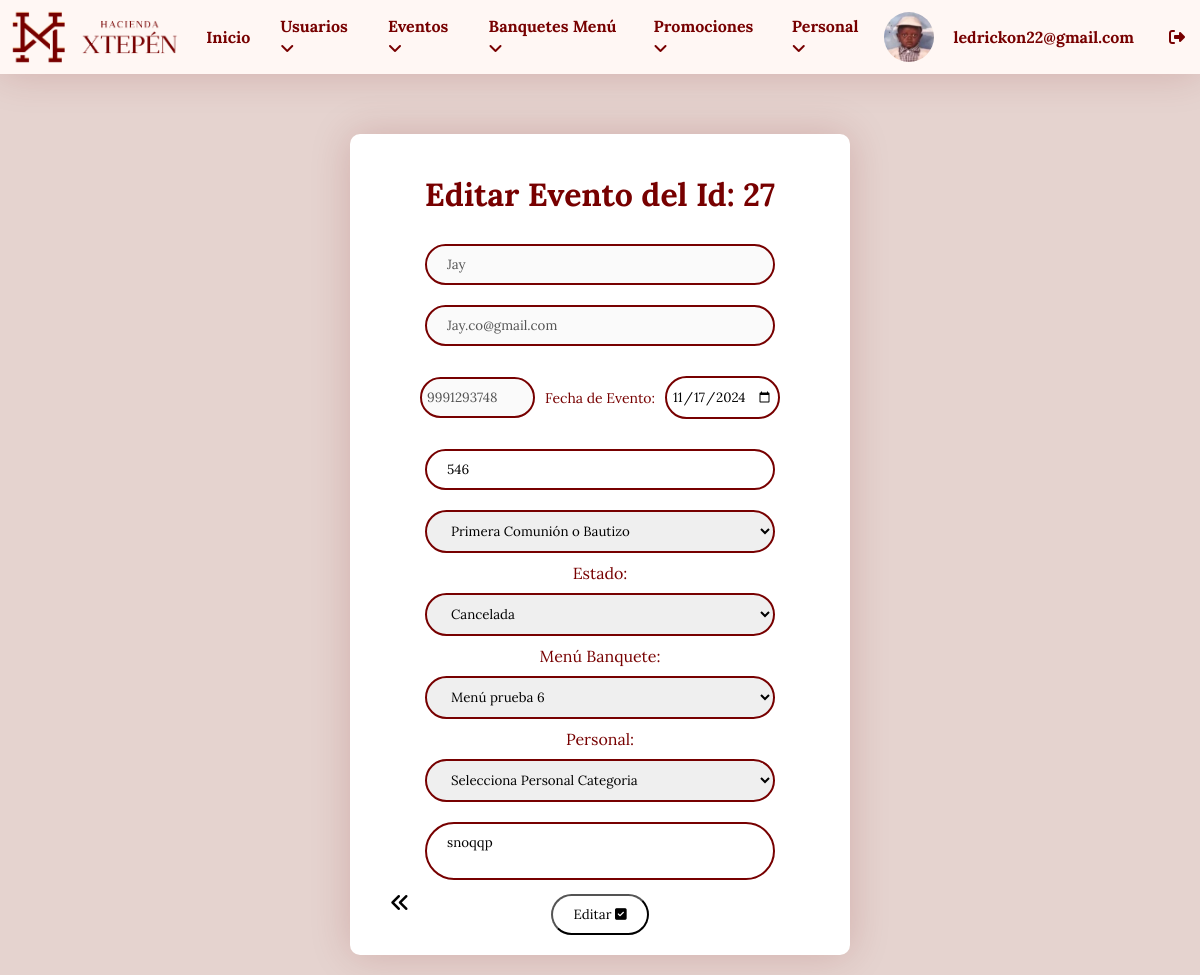
Screenshot of /login/editar_evento.php?id=27 (signed in) with the database file from the repository.
### tables this page shows
CREATE TABLE `usuarios` (
  `id_usuario` int NOT NULL,
  `nombre_completo` varchar(100) DEFAULT NULL,
  `roles` varchar(50) NOT NULL,
  `email` varchar(50) DEFAULT NULL,
  `contrasena` varchar(255) DEFAULT NULL,
  `fecha_nacimiento` date DEFAULT NULL,
  `foto` varchar(255) DEFAULT NULL,
  `acc` int NOT NULL
);

CREATE TABLE `reservas_eventos` (
  `id` int NOT NULL,
  `nombre` varchar(100) NOT NULL,
  `email` varchar(100) NOT NULL,
  `telefono` varchar(15) NOT NULL,
  `evento` varchar(50) NOT NULL,
  `fecha` date NOT NULL,
  `invitados` int NOT NULL,
  `mensaje` text,
  `fecha_reserva` timestamp NOT NULL DEFAULT CURRENT_TIMESTAMP,
  `menu_banquete` int DEFAULT NULL,
  `estado` varchar(10) DEFAULT 'pendiente',
  `personal` int DEFAULT NULL
);

### login/editar_evento.php (the view, shortened to what this page needs)
<!DOCTYPE html>
<html lang="en">
<head>
    <link rel="stylesheet" href="styles/styleeventos.css">
</head>
<body>
<div class="container">
    <?php include "menu.php"; ?>
    <br><br>
    <div class="information">
        <?php
        require "conexion.php";
        $id = $_GET['id'];
        $verevento = "SELECT reservas_eventos.*, banquete_menu.nombre_menu, personal.nombre_personal
              FROM reservas_eventos
              LEFT JOIN banquete_menu ON reservas_eventos.menu_banquete = banquete_menu.id
              LEFT JOIN personal ON reservas_eventos.personal = personal.id_personal
              WHERE reservas_eventos.id = '$id'";
        $resultado = mysqli_query($conectar, $verevento);
        $fila = $resultado->fetch_array();
        ?>
        <div class="formulario">
        <form class="form" action="guardar_evento_editar.php?id=<?php echo $fila['id']; ?>" method="post">
                <h1> Editar Evento del Id: <?php echo $fila["id"]?></h1><br>
                <div>
                    <input type="text" class="inputext" name="nombre_disabled" placeholder="Ingresa tu nombre completo" required value="<?php echo $fila["nombre"]; ?>" disabled>
                    <input type="email" class="inputext" name="email_disabled" placeholder="Correo de contacto" required value="<?php echo $fila["email"]; ?>" disabled>
                </div>
                <br>
                <div class="date">
                    <input type="tel" class="inputextdt" name="telefono_disabled" placeholder="Tu número de contacto" required minlength="10" maxlength="10" value="<?php echo $fila["telefono"]; ?>" disabled>
                    <p>Fecha de Evento:</p>
                    <input class="inputextdt" type="date" name="fecha" id="fecha" required value="<?php echo $fila["fecha"]; ?>">
                </div>
                <br>
                <div>
                    <input type="number" class="inputext" name="invitados" placeholder="Cantidad de invitados" required value="<?php echo $fila["invitados"]; ?>">
                    <select class="inputext" id="evento" name="evento" required>
                        <option value="comunion" <?php echo ($fila['evento'] == 'comunion') ? 'selected' : ''; ?>>Primera Comunión o Bautizo</option>
                    </select>
                </div>
                <div>
                    <label for="estado">Estado:</label>
                    <select class="inputext" id="estado" name="estado" required>
                        <option value="cancelada" <?php echo ($fila['estado'] == 'cancelada') ? 'selected' : ''; ?>>Cancelada</option>
                    </select>
                </div>
                <div>
                    <label for="menu_banquete">Menú Banquete:</label>
                    <select class="inputext" id="menu_banquete" name="menu_banquete" required>
                        <?php
                        $query_menus = "SELECT * FROM banquete_menu";
                        $result_menus = mysqli_query($conectar, $query_menus);
                        while ($menu = mysqli_fetch_array($result_menus)) {
                            $selected = ($menu['id'] == $fila['menu_banquete']) ? 'selected' : '';
                            echo "<option value='{$menu['id']}' $selected>{$menu['nombre_menu']}</option>";
                        }
                        ?>
                    </select>
                </div>
                <div>
                    <label for="personl">Personal:</label>
                    <select class="inputext" id="personal" name="personal" required>
                        <option value="" disabled <?php echo ($fila['personal'] == null) ? 'selected' : ''; ?>>Selecciona Personal Categoria</option>
                    </select>
                </div>
                <textarea class="inputext" name="mensaje" placeholder="Describe los detalles adicionales del evento"><?php echo $fila["mensaje"]; ?></textarea>
                <br>
                <button class="buttonsbmt" type="submit">Editar <i class="fa fa-check-square" aria-hidden="true"></i></button> <br>
                <a class="back" href="dashboard_eventos.php"><i class="fa-solid fa-angles-left"></i></a>
            </form>
        </div>
    </div>
</div>
</body>
</html>

### login/menu.php (shortened to what this page needs)
<?php
$usuario = $_SESSION['username'];
require "conexion.php";
$id_usuario = $_SESSION['id_usuario'];
$verusuario = "SELECT * FROM usuarios WHERE id_usuario = '$id_usuario'";
$resultado = mysqli_query($conectar, $verusuario);
$fila = $resultado -> fetch_array();
?>
<!DOCTYPE html>
<html lang="en">
<head>
    <link rel="stylesheet" href="styles/stylenavbar.css">
</head>
<body>
    <div class="container">
        <div class="tutorial">
            <ul>
                <div class="left-items">
                    <figure class="logo-left">
                        <img src="imagenes/xtepen-logo-750.gif" alt="">
                    </figure>
                    <li><a href="panel_administrativo.php">Inicio</a></li>
                    <li><a href="dashboard_usuarios.php">Usuarios<i class="fa fa-angle-down"></i>
                    </li>
                    <li><a href="dashboard_eventos.php">Eventos<i class="fa fa-angle-down"></i>
                    </li>
                    <li><a href="dashboard_banquetes.php">Banquetes Menú<i class="fa fa-angle-down"></i>
                    </li>
                    <li><a href="dashboard_promociones.php">Promociones<i class="fa fa-angle-down"></i>
                    </li>
                    <li><a href="dashboard_personal.php">Personal<i class="fa fa-angle-down"></i>
                    </li>
                </div>
                <div class="right-items">
                <img id="fotoPerfil" class="ppic" src="<?php echo $fila["foto"]; ?>" alt="">
                    <li class="usuarioh4"><h4 class="usuarioh4"><?php echo $usuario; ?>
                </li>
                    <li><a href="salir.php"><i class="fa-solid fa-right-from-bracket"></i></a></li>
                </div>
            </ul>
        </div>
    </div>
</body>
</html>

### login/styles/styleeventos.css (style rules this page uses)
* { box-sizing: border-box; margin: 0; padding: 0; font-family: "Lora"; }
body { display: flex; flex-direction: column; background-color: #e5d3cf; }
.information { display: flex; justify-content: center; align-items: center; margin: auto; padding: 20px; }
.formulario { background-color: var(--Blanco); border-radius: 10px; width: 500px; box-shadow: 0px 0px 40px #7700002d; color: var(--Texto); padding: 20px; }
.form { flex-direction: column; justify-content: center; position: relative; }
.form h1 { font-family: "Lora"; height: 60px; text-align: center; padding-top: 20px; }
.inputext { margin: 10px 50px; width: 350px; border: none; padding: 10px 20px; border-radius: 50px; border: 2px var(--Texto) solid; }
.buttonsbmt { margin: auto; padding: 10px 20px; font-family: "Lora"; background-color: var(--Blanco); border-radius: 50px; display: inline-block; }
.back { position: absolute; font-size: 20px; bottom: 0; color: var(--Negro); bottom: 20; left: 0; margin: 20px; }
.date { display: flex; justify-content: center; align-items: center; margin: auto; gap: 10px; }
.date p { font-size: 14px; }
.inputextdt { width: 115px; border: none; padding: 10px 5px; border-radius: 50px; border: 2px var(--Texto) solid; font-family: "Lora"; }
textarea { resize: none; }

### login/styles/stylenavbar.css (style rules this page uses)
* { box-sizing: border-box; margin: 0; padding: 0; }
.ppic { width: 50px; border-radius: 50px; margin: 10px 0; }
.ppic { width: 50px; border-radius: 50%; transition: transform 0.2s ease; cursor: pointer; }
.tutorial ul { font-size: 0; list-style-type: none; background-color: var(--Secundario); box-shadow: 0px 0px 40px #7700002d; }
.tutorial ul li { font-family: "Open Sans", sans-serif; font-size: 1rem; font-weight: 400; background-color: var(--Secundario); color: var(--Texto); display: inline-block; padding: 15px; position: relative; vertical-align: middle; }
.information { text-align: center; }
.tutorial a { text-decoration: none; color: var(--Texto); font-weight: 700; }
.usuarioh4 { color: var(--Texto); padding: 5px; }
ul { display: flex; justify-content: space-between; list-style-type: none; padding: 0; width: 100%; }
li { padding: 10px; }
.left-items { display: flex; align-items: center; }
.right-items { display: flex; align-items: center; }
.logo-left { width: 180px; margin: 10px ; }
.logo-left img { width: 100%; display: inline-block; }

### login/styles/colors.css (style rules this page uses)
:root { --Blanco: #fff; --Negro: #000; --GrisClaro: #ccc; --GrisOscuro: #333; --Principal: #c85749; --Secundario: #FFF7F4; --Texto: #770000; }

### rows the page displays
usuarios: foto (picture)
reservas_eventos: id "27", nombre_disabled "Jay", email_disabled "Jay.co@gmail.com", telefono_disabled "9991293748", fecha "11/17/2024", invitados "546", evento "Primera Comunión o Bautizo", estado "Cancelada", personal "Selecciona Personal Categoria", mensaje "snoqqp"

### other values shown
$usuario "ledrickon22@gmail.com"
form field menu_banquete "Menú prueba 6"
